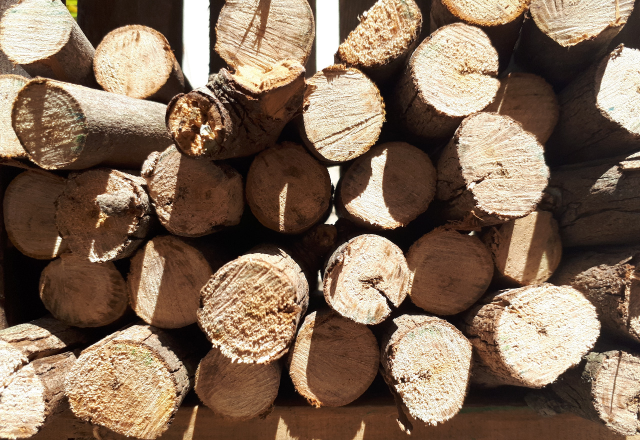
#> input picture Images/Image11 (1).jpeg, 1280 x 880 px, given in place of imagem1.jpeg, which was not available (shown at 1/2 size)
$ python contagemEstacas.py   (older library calls are emulated)
#> lines starting #> are read from the running program, lines starting #| are printed output that depends on the picture; after the words box and inside, x2 and y2 are one past the last pixel; in counts of white or black regions, pixels touching at a corner belong together; pictures that were not available may be replaced by others from this repository, and a replacement may not be noted
from __future__ import print_function
from skimage.feature import peak_local_max
from skimage.segmentation import watershed
from scipy import ndimage
import argparse
import imutils
import cv2
import numpy as np
import math


def adjust_gamma(image, gamma):
    # Função para ajustar os valores gamma
    invGamma = 1.0 / gamma
    table = np.array([((i / 255.0) ** invGamma) * 255
        for i in np.arange(0, 256)]).astype("uint8")

    # Usando função LUT para dar efeito gamma utilizando os valores da tabela gerada acima
    return cv2.LUT(image, table)

# Verifica se a distancia entre pontos de pico estão dentro
# de uma distancia toleravel
def circle_can_be_printed(x, y):
    flag = 1
    if(len(printed_circles) == 0):
        return 1
    for printed in printed_circles:
        distance = np.sqrt(pow((x - printed[0]), 2) + pow(y - printed[1], 2))
        if(distance < distance_tolerance):
            flag = 0
    if(flag == 1):
        return 1
    else:
        return 0


image = cv2.imread('imagem1.jpeg')
#> image is the input picture: shape (880, 1280, 3); mean B, G, R 88.7, 108.3, 130.6
hh, ww = image.shape[:2]
#> hh = 880; ww = 1280
circle_count = 0
printed_circles = []
distance_tolerance = 80

#Redução de sombras
gamma = adjust_gamma(image,1.5)

#Efeito Shift Filter, para reduzir detalhamento e imperfeições no raio interno das toras
shifted = cv2.pyrMeanShiftFiltering(gamma, 30, 51)
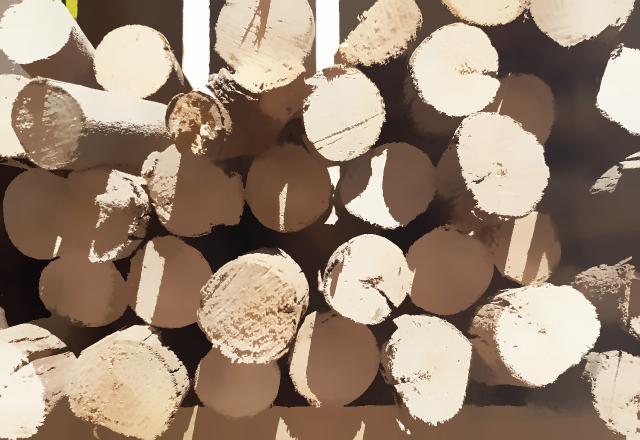
#> shifted: shape (880, 1280, 3) (shown at 1/2 size); mean B, G, R 115.6, 133.8, 154.6

# Deixa a imagem em escala de cinza
# Aplicar o metodo de thresholding
gray = cv2.cvtColor(shifted, cv2.COLOR_BGR2GRAY)
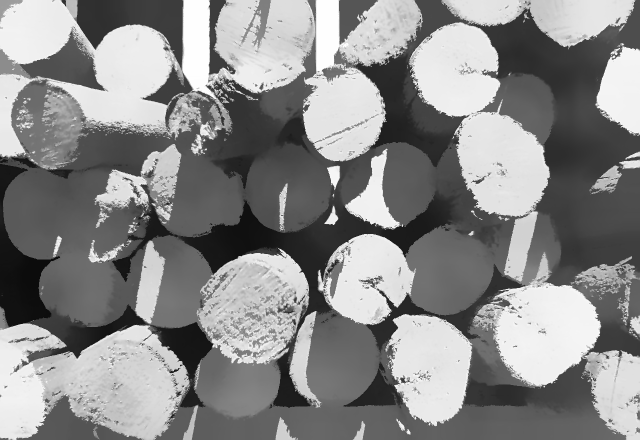
#> gray: shape (880, 1280) (shown at 1/2 size); min 12, max 255, mean 138
thresh = cv2.threshold(gray, 0, 255,
    cv2.THRESH_BINARY | cv2.THRESH_OTSU)[1]
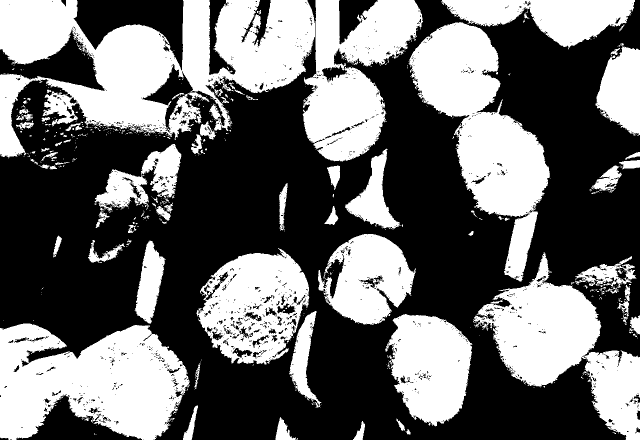
#> thresh: shape (880, 1280) (shown at 1/2 size); 42% white; 640 white regions (548 under 20 px), largest, box (x1, y1, x2, y2) and area: (0, 0, 630, 314) 99437, (0, 647, 379, 880) 62584, (817, 44, 1100, 563) 59444

# utilizar a transfomada de distancia euclidiana para calcular
# a distancia entre os valores de pico
D = ndimage.distance_transform_edt(thresh)
localMax = peak_local_max(D, indices=False, min_distance=20,
    labels=thresh)
#> localMax: shape (880, 1280) bool; 0.01% white in thin lines or dots

# Fazer uma analise dos componentes que estão dentro dos valores de pico
# e aplicar o metodo de watershed
markers = ndimage.label(localMax, structure=np.ones((3, 3)))[0]
#> markers: shape (880, 1280) int32; 127 distinct labels, from 0 to 126
labels = watershed(-D, markers, mask=thresh)
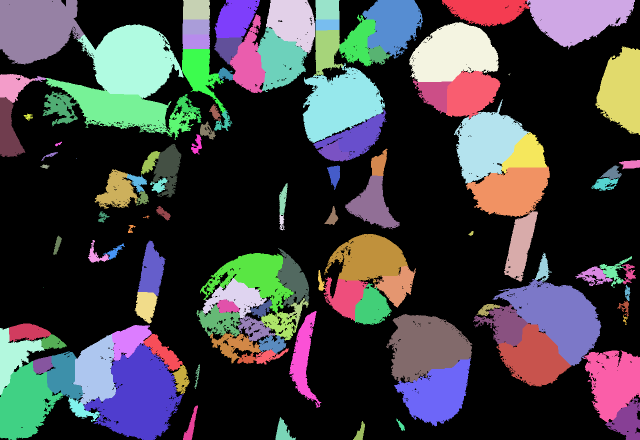
#> labels: shape (880, 1280) int32 (shown at 1/2 size); 127 distinct labels, from 0 to 126; one colour per label, 0 black
print("[INFO] {} segmentos únicos encontrados".format(len(np.unique(labels)) - 1))
#| [INFO] 126 segmentos únicos encontrados

# Realiza um looping em cima de rotulos exclusivos
# retornados pelo algoritmo watershed
for label in np.unique(labels):
    # Verifica se o label for zero, neste caso é considerado background da imagem
    # simplesmente ignora
    if label == 0:
        continue

    mask = np.zeros(gray.shape, dtype="uint8")
    mask[labels == label] = 255

    # Detecta contornos e seleciona o maior
    cnts = cv2.findContours(mask.copy(), cv2.RETR_EXTERNAL,
        cv2.CHAIN_APPROX_SIMPLE)
    cnts = imutils.grab_contours(cnts)
    c = max(cnts, key=cv2.contourArea)

    r_max = 115
    r_min = 30
    y_max = 1200
    y_min = 50
    x_min = 2

    # Desenha o circulo em volta do objeto
    # Filtra Bordas
    ((x, y), r) = cv2.minEnclosingCircle(c)
    if (r < r_max):
        if (r > r_min):
                if (y > y_min):
                    if (x > x_min):
                        if (y < y_max):
                            # Verifica se a distancia entre pontos de pico estão dentro
                            # de uma distancia toleravel
                            if(circle_can_be_printed(int(x), int(y))):
                                cv2.circle(image, (int(x), int(y)), int(r), (0, 255, 0), 2)
                                circle_count = circle_count + 1
                                printed_circles.append([int(x), int(y)])
#> this loop made 127 passes
#> (x, y, r) on passes 2 to 13: (971, 8, 87.37), (1161, 2.5, 108), (392, 19, 32.2), (579, 53, 65.22), (654.5, 19, 30.22), (783.8, 49.74, 66.55), (476, 37.5, 57.05), (654.5, 49.5, 25.74), (77.81, 50.9, 92.97), (391.5, 54, 29.97), (653.5, 105, 51.24), (723.9, 80.97, 52.56)
#> (cnts, x, y, r) on pass 23: (1 contour, all with area under 20, 1018.7, 148.3, 1.84)
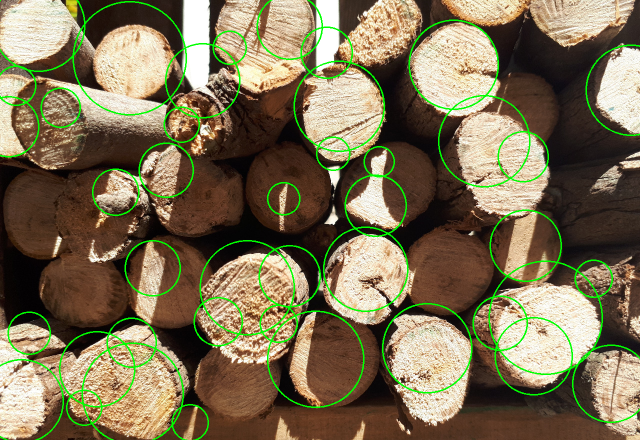
#> image: shape (880, 1280, 3) (shown at 1/2 size); 4.08% of pixels changed, all inside (x1, y1, x2, y2) = (0, 0, 1280, 880)
#> mask: shape (880, 1280); 0.04% white; 1 white region, box (x1, y1, x2, y2) and area: (706, 842, 730, 880) 416


print("[INFO] {} estacas encontradas!!".format(circle_count))
#| [INFO] 42 estacas encontradas!!

cv2.imwrite('labels.jpg', labels)
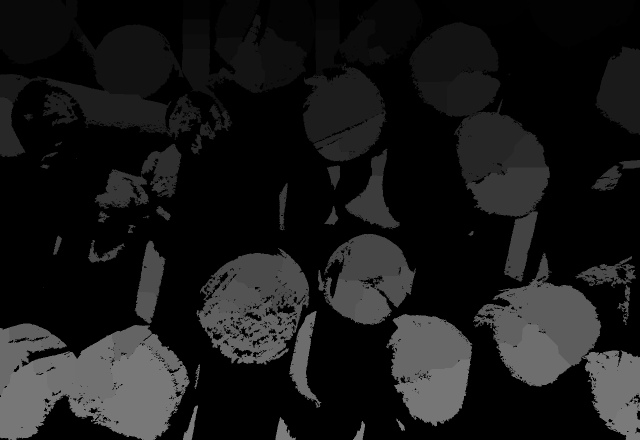
#> saved as labels.jpg: shape (880, 1280) (shown at 1/2 size); min 0, max 126, mean 24.7
cv2.imwrite("gamma.jpg", gamma)
cv2.imwrite('shifted.jpg', D)
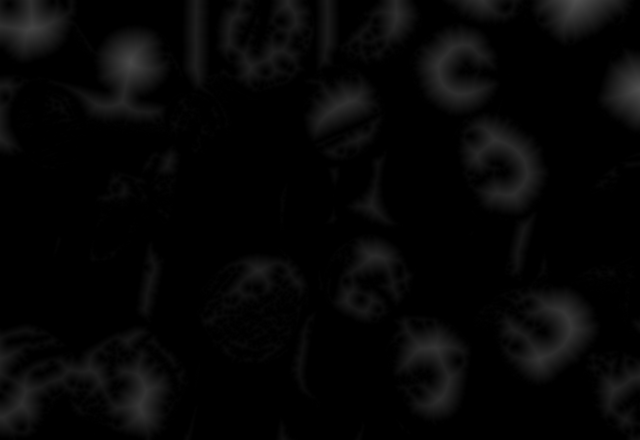
#> saved as shifted.jpg: shape (880, 1280) (shown at 1/2 size); min 0, max 79, mean 5.7
cv2.imwrite('gray.jpg', gray)
cv2.imwrite('thresh.jpg', thresh)
cv2.imwrite('watershed.jpg', image)
cv2.waitKey(0)
